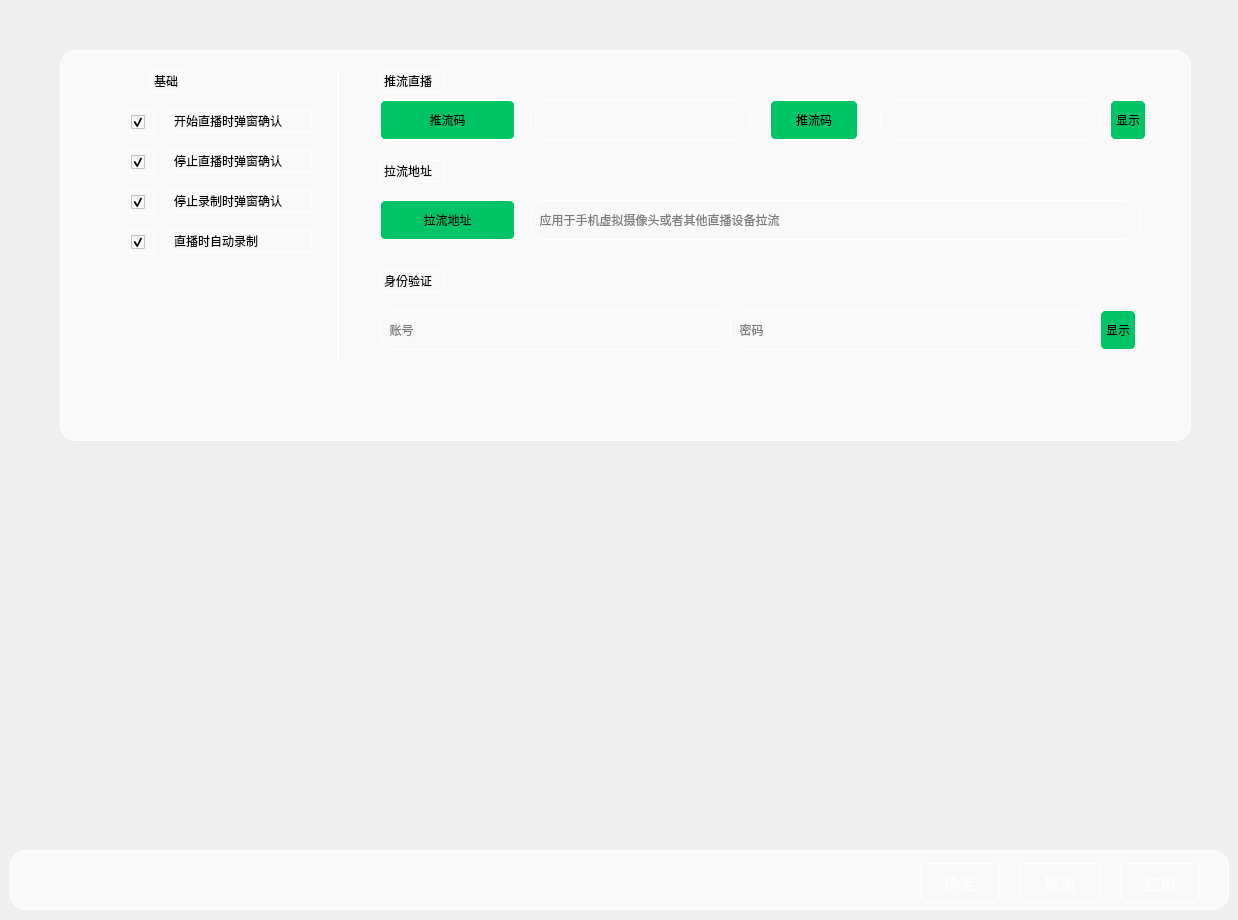
<?xml version="1.0" encoding="UTF-8"?>
<ui version="4.0">
 <class>GBSBizSettingBasic</class>
 <widget class="QWidget" name="GBSBizSettingBasic">
  <property name="geometry">
   <rect>
    <x>0</x>
    <y>0</y>
    <width>1238</width>
    <height>920</height>
   </rect>
  </property>
  <property name="windowTitle">
   <string>Form</string>
  </property>
  <widget class="QFrame" name="frmConsole">
   <property name="geometry">
    <rect>
     <x>60</x>
     <y>50</y>
     <width>1131</width>
     <height>391</height>
    </rect>
   </property>
   <property name="styleSheet">
    <string notr="true">background-color:#F9F9F9;
border: 1px solid  #FFFFFF;
border-radius: 16px;
</string>
   </property>
   <property name="frameShape">
    <enum>QFrame::Shape::StyledPanel</enum>
   </property>
   <property name="frameShadow">
    <enum>QFrame::Shadow::Raised</enum>
   </property>
   <widget class="QLabel" name="label">
    <property name="geometry">
     <rect>
      <x>90</x>
      <y>20</y>
      <width>32</width>
      <height>22</height>
     </rect>
    </property>
    <property name="text">
     <string>基础</string>
    </property>
   </widget>
   <widget class="QLabel" name="label_2">
    <property name="geometry">
     <rect>
      <x>320</x>
      <y>20</y>
      <width>64</width>
      <height>22</height>
     </rect>
    </property>
    <property name="text">
     <string>推流直播</string>
    </property>
   </widget>
   <widget class="QFrame" name="frame">
    <property name="geometry">
     <rect>
      <x>277</x>
      <y>19</y>
      <width>2</width>
      <height>291</height>
     </rect>
    </property>
    <property name="frameShape">
     <enum>QFrame::Shape::StyledPanel</enum>
    </property>
    <property name="frameShadow">
     <enum>QFrame::Shadow::Raised</enum>
    </property>
   </widget>
   <widget class="QCheckBox" name="cbxStartLive">
    <property name="geometry">
     <rect>
      <x>70</x>
      <y>60</y>
      <width>24</width>
      <height>24</height>
     </rect>
    </property>
    <property name="styleSheet">
     <string notr="true"/>
    </property>
    <property name="text">
     <string/>
    </property>
    <property name="checked">
     <bool>true</bool>
    </property>
   </widget>
   <widget class="QLabel" name="label_3">
    <property name="geometry">
     <rect>
      <x>110</x>
      <y>60</y>
      <width>142</width>
      <height>22</height>
     </rect>
    </property>
    <property name="text">
     <string>开始直播时弹窗确认</string>
    </property>
   </widget>
   <widget class="QLabel" name="label_4">
    <property name="geometry">
     <rect>
      <x>110</x>
      <y>100</y>
      <width>142</width>
      <height>22</height>
     </rect>
    </property>
    <property name="text">
     <string>停止直播时弹窗确认</string>
    </property>
   </widget>
   <widget class="QCheckBox" name="cbxStopLive">
    <property name="geometry">
     <rect>
      <x>70</x>
      <y>100</y>
      <width>24</width>
      <height>24</height>
     </rect>
    </property>
    <property name="text">
     <string/>
    </property>
    <property name="checked">
     <bool>true</bool>
    </property>
   </widget>
   <widget class="QLabel" name="label_5">
    <property name="geometry">
     <rect>
      <x>110</x>
      <y>140</y>
      <width>142</width>
      <height>22</height>
     </rect>
    </property>
    <property name="text">
     <string>停止录制时弹窗确认</string>
    </property>
   </widget>
   <widget class="QCheckBox" name="cbxStopRecord">
    <property name="geometry">
     <rect>
      <x>70</x>
      <y>140</y>
      <width>24</width>
      <height>24</height>
     </rect>
    </property>
    <property name="text">
     <string/>
    </property>
    <property name="checked">
     <bool>true</bool>
    </property>
   </widget>
   <widget class="QCheckBox" name="cbxAutoRecord">
    <property name="geometry">
     <rect>
      <x>70</x>
      <y>180</y>
      <width>24</width>
      <height>24</height>
     </rect>
    </property>
    <property name="text">
     <string/>
    </property>
    <property name="checked">
     <bool>true</bool>
    </property>
   </widget>
   <widget class="QLabel" name="label_6">
    <property name="geometry">
     <rect>
      <x>110</x>
      <y>180</y>
      <width>142</width>
      <height>22</height>
     </rect>
    </property>
    <property name="text">
     <string>直播时自动录制</string>
    </property>
   </widget>
   <widget class="QPushButton" name="pushButton">
    <property name="geometry">
     <rect>
      <x>320</x>
      <y>50</y>
      <width>135</width>
      <height>40</height>
     </rect>
    </property>
    <property name="styleSheet">
     <string notr="true">background-color:#00C566;
border: 1px solid white;
border-radius:5px;</string>
    </property>
    <property name="text">
     <string>推流码</string>
    </property>
   </widget>
   <widget class="QPushButton" name="pushButton_2">
    <property name="geometry">
     <rect>
      <x>710</x>
      <y>50</y>
      <width>88</width>
      <height>40</height>
     </rect>
    </property>
    <property name="styleSheet">
     <string notr="true">background-color:#00C566;
border: 1px solid white;
border-radius:5px;</string>
    </property>
    <property name="text">
     <string>推流码</string>
    </property>
   </widget>
   <widget class="QLineEdit" name="lineEdit">
    <property name="geometry">
     <rect>
      <x>470</x>
      <y>50</y>
      <width>221</width>
      <height>40</height>
     </rect>
    </property>
   </widget>
   <widget class="QLineEdit" name="lineEdit_2">
    <property name="geometry">
     <rect>
      <x>820</x>
      <y>50</y>
      <width>221</width>
      <height>40</height>
     </rect>
    </property>
   </widget>
   <widget class="QPushButton" name="pushButton_3">
    <property name="geometry">
     <rect>
      <x>1050</x>
      <y>50</y>
      <width>36</width>
      <height>40</height>
     </rect>
    </property>
    <property name="styleSheet">
     <string notr="true">background-color:#00C566;
border: 1px solid white;
border-radius:5px;</string>
    </property>
    <property name="text">
     <string>显示</string>
    </property>
   </widget>
   <widget class="QLabel" name="label_7">
    <property name="geometry">
     <rect>
      <x>320</x>
      <y>110</y>
      <width>64</width>
      <height>22</height>
     </rect>
    </property>
    <property name="text">
     <string>拉流地址</string>
    </property>
   </widget>
   <widget class="QPushButton" name="pushButton_4">
    <property name="geometry">
     <rect>
      <x>320</x>
      <y>150</y>
      <width>135</width>
      <height>40</height>
     </rect>
    </property>
    <property name="styleSheet">
     <string notr="true">background-color:#00C566;
border: 1px solid white;
border-radius:5px;</string>
    </property>
    <property name="text">
     <string>拉流地址</string>
    </property>
   </widget>
   <widget class="QLineEdit" name="lineEdit_3">
    <property name="geometry">
     <rect>
      <x>470</x>
      <y>150</y>
      <width>611</width>
      <height>40</height>
     </rect>
    </property>
    <property name="text">
     <string/>
    </property>
    <property name="placeholderText">
     <string>  应用于手机虚拟摄像头或者其他直播设备拉流</string>
    </property>
   </widget>
   <widget class="QLabel" name="label_8">
    <property name="geometry">
     <rect>
      <x>320</x>
      <y>220</y>
      <width>64</width>
      <height>22</height>
     </rect>
    </property>
    <property name="text">
     <string>身份验证</string>
    </property>
   </widget>
   <widget class="QLineEdit" name="lineEdit_4">
    <property name="geometry">
     <rect>
      <x>320</x>
      <y>260</y>
      <width>351</width>
      <height>40</height>
     </rect>
    </property>
    <property name="styleSheet">
     <string notr="true">background-color:#9CA4AAB;
border: 5px solid  #9CA4AAB;
border-radius: 8px;
</string>
    </property>
    <property name="placeholderText">
     <string>  账号</string>
    </property>
   </widget>
   <widget class="QLineEdit" name="lineEdit_5">
    <property name="geometry">
     <rect>
      <x>670</x>
      <y>260</y>
      <width>361</width>
      <height>40</height>
     </rect>
    </property>
    <property name="placeholderText">
     <string>  密码</string>
    </property>
   </widget>
   <widget class="QPushButton" name="pushButton_5">
    <property name="geometry">
     <rect>
      <x>1040</x>
      <y>260</y>
      <width>36</width>
      <height>40</height>
     </rect>
    </property>
    <property name="styleSheet">
     <string notr="true">background-color:#00C566;
border: 1px solid white;
border-radius:5px;</string>
    </property>
    <property name="text">
     <string>显示</string>
    </property>
   </widget>
  </widget>
  <widget class="QFrame" name="frame_4">
   <property name="geometry">
    <rect>
     <x>10</x>
     <y>850</y>
     <width>1219</width>
     <height>60</height>
    </rect>
   </property>
   <property name="styleSheet">
    <string notr="true">background-color:#F9F9F9;
border: 1px solid  #FFFFFF;
border-radius: 16px;
</string>
   </property>
   <property name="frameShape">
    <enum>QFrame::Shape::StyledPanel</enum>
   </property>
   <property name="frameShadow">
    <enum>QFrame::Shadow::Raised</enum>
   </property>
   <widget class="QPushButton" name="pushButton_6">
    <property name="geometry">
     <rect>
      <x>910</x>
      <y>13</y>
      <width>80</width>
      <height>40</height>
     </rect>
    </property>
    <property name="styleSheet">
     <string notr="true">        background-color: qlineargradient(
            spread:pad, 
            x1:0, y1:0, x2:1, y2:1, 
            stop:0.1054 #1B2846, 
            stop:0.9062 #000000
        );
border: 1px solid white;
border-radius:5px;
font-size:16px;
color:#FFFFFF</string>
    </property>
    <property name="text">
     <string>确定</string>
    </property>
   </widget>
   <widget class="QPushButton" name="pushButton_7">
    <property name="geometry">
     <rect>
      <x>1010</x>
      <y>13</y>
      <width>80</width>
      <height>40</height>
     </rect>
    </property>
    <property name="styleSheet">
     <string notr="true">        background-color: qlineargradient(
            spread:pad, 
            x1:0, y1:0, x2:1, y2:1, 
            stop:0.1054 #1B2846, 
            stop:0.9062 #000000
        );
border: 1px solid white;
border-radius:5px;
font-size:16px;
color:#FFFFFF</string>
    </property>
    <property name="text">
     <string>取消</string>
    </property>
   </widget>
   <widget class="QPushButton" name="pushButton_8">
    <property name="geometry">
     <rect>
      <x>1110</x>
      <y>13</y>
      <width>80</width>
      <height>40</height>
     </rect>
    </property>
    <property name="styleSheet">
     <string notr="true">        background-color: qlineargradient(
            spread:pad, 
            x1:0, y1:0, x2:1, y2:1, 
            stop:0.1054 #1B2846, 
            stop:0.9062 #000000
        );
border: 1px solid white;
border-radius:5px;
font-size:16px;
color:#FFFFFF</string>
    </property>
    <property name="text">
     <string>应用</string>
    </property>
   </widget>
  </widget>
 </widget>
 <resources/>
 <connections/>
</ui>
